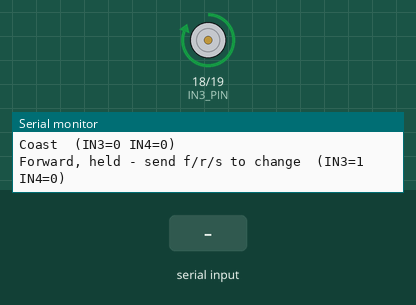
Bench run of a sketch on a simulated ESP32-C6. Parts: motor-driver pin pairs drawn as motors (green arrow = first pin HIGH = forward, orange = second pin HIGH = backward, longer = more drive), the last lines printed to the serial monitor. Inputs (shaded band) come from the test bench.

Above: at 3.2 s.
3.3 s: "r" received over Serial
At 4.2 s:
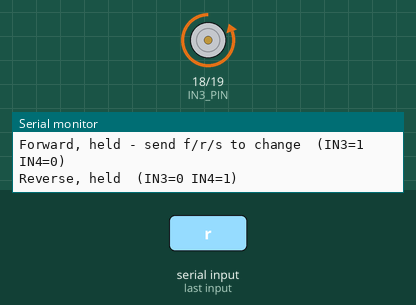
4.8 s: "s" received over Serial
At 5.4 s:
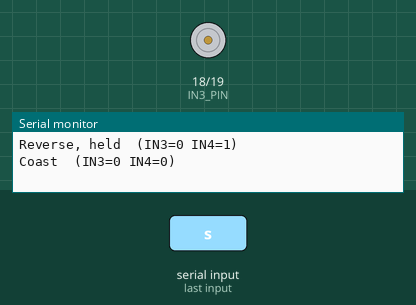
6.3 s: "f" received over Serial
At 7.7 s:
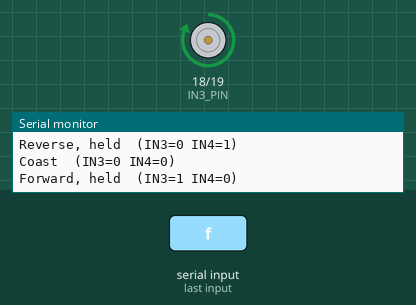
Timing chart, 0 to 9.3 s (numbered marks = the images above; inputs shaded):
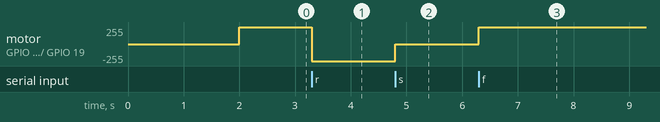

The sketch:

motor_diag.ino
```cpp
// Motor driver diagnostic: holds IN3/IN4 at fixed digital levels so the
// wiring can be checked with a multimeter. ESP32-C6, DRV8833 channel B.
//
// Serial commands (115200 baud, single characters):
//   f  IN3=HIGH IN4=LOW   (full forward, held)
//   r  IN3=LOW  IN4=HIGH  (full reverse, held)
//   s  IN3=LOW  IN4=LOW   (coast)

const int IN3_PIN = 18;
const int IN4_PIN = 19;

void setPins(int in3, int in4, const char *label) {
  digitalWrite(IN3_PIN, in3);
  digitalWrite(IN4_PIN, in4);
  Serial.printf("%s  (IN3=%d IN4=%d)\n", label, in3, in4);
}

void setup() {
  Serial.begin(115200);
  pinMode(IN3_PIN, OUTPUT);
  pinMode(IN4_PIN, OUTPUT);
  setPins(LOW, LOW, "Coast");
  delay(2000);
  setPins(HIGH, LOW, "Forward, held - send f/r/s to change");
}

void loop() {
  if (Serial.available()) {
    char c = Serial.read();
    if (c == 'f') setPins(HIGH, LOW, "Forward, held");
    else if (c == 'r') setPins(LOW, HIGH, "Reverse, held");
    else if (c == 's') setPins(LOW, LOW, "Coast");
  }
}
```

Measured:
- after the input at 3.3 s, motor on GPIO 18 (IN3_PIN) / GPIO 19 (IN4_PIN): forward 255/255 → backward 255/255 at once
- after the input at 4.8 s, motor on GPIO 18 (IN3_PIN) / GPIO 19 (IN4_PIN): backward 255/255 → stopped at once
- after the input at 6.3 s, motor on GPIO 18 (IN3_PIN) / GPIO 19 (IN4_PIN): stopped → forward 255/255 at once
